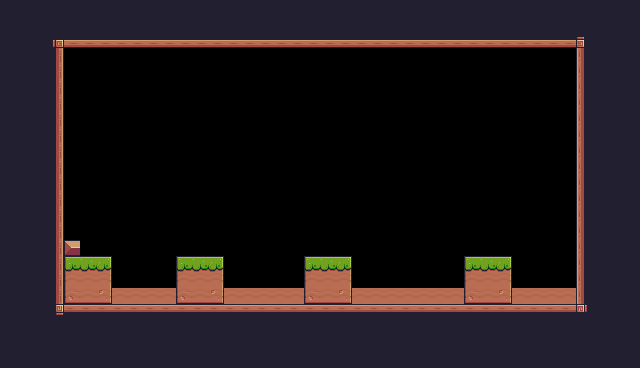

Rendered tile map (Tiled .tmx) drawn with the repository's tilesets; below, a short description and the full map source, tile grids included:
An orthogonal 40x23 tile map with 16x16 px tiles, 1 tile layer (Background) and 1 object (Player).

<map version="1.10" tiledversion="1.10.2" orientation="orthogonal" renderorder="right-down" width="40" height="23" tilewidth="16" tileheight="16" infinite="0" nextlayerid="3" nextobjectid="4">
 <tileset firstgid="1" source="Pixel Adventure.tsx" />
 <layer id="1" name="Background" width="40" height="23">
  <data encoding="csv">
112,112,112,112,112,112,112,112,112,112,112,112,112,112,112,112,112,112,112,112,112,112,112,112,112,112,112,112,112,24,24,24,24,112,112,24,24,112,24,112,
112,112,112,112,112,112,112,112,112,112,112,112,112,112,112,112,112,112,112,112,112,112,112,112,112,112,112,24,24,112,112,112,112,112,112,24,24,24,24,112,
112,112,112,92,134,134,134,134,134,134,134,134,134,134,134,134,134,134,134,134,134,134,134,134,134,134,134,134,134,134,134,134,134,134,134,134,93,24,24,24,
112,112,24,113,137,137,137,137,137,137,137,137,137,137,137,137,137,137,137,137,137,137,137,137,137,137,137,137,137,137,137,137,137,137,137,137,111,24,24,24,
112,112,24,113,137,137,137,137,137,137,137,137,137,137,137,137,137,137,137,137,137,137,137,72,137,137,137,137,137,137,137,137,137,137,137,137,111,24,24,112,
112,112,24,113,137,137,137,137,137,137,137,137,137,137,137,137,137,137,137,137,137,137,137,137,137,137,137,137,137,137,137,137,137,137,137,137,111,24,24,24,
112,112,24,113,137,137,137,137,137,137,137,137,137,137,137,137,137,137,137,137,137,137,137,137,137,137,137,137,137,137,137,137,137,137,137,137,111,24,24,24,
112,112,24,113,137,137,137,137,137,137,137,137,137,137,137,137,137,137,137,137,137,137,137,137,137,137,137,137,137,137,137,137,137,137,137,137,111,24,24,24,
112,112,24,113,137,137,137,137,137,137,137,137,137,137,137,137,137,137,137,137,137,137,137,137,137,137,137,137,137,137,137,137,137,137,137,137,111,24,24,24,
112,112,24,113,137,137,137,137,137,137,137,137,137,137,137,137,137,137,137,137,137,137,137,137,137,137,137,137,137,137,137,137,137,137,137,137,111,24,24,24,
112,112,24,113,137,137,137,137,137,137,137,137,137,137,137,137,137,137,137,137,137,137,137,137,137,137,137,137,137,137,137,137,137,137,137,137,111,24,112,24,
112,112,24,113,137,137,137,137,137,137,137,137,137,137,137,137,137,137,137,137,137,137,137,137,137,137,137,137,137,137,137,137,137,137,137,137,111,24,24,24,
112,112,24,113,137,137,137,137,137,137,137,137,137,137,137,137,137,137,137,137,137,137,137,137,137,137,137,137,137,137,137,137,137,137,137,137,111,24,24,24,
112,112,24,113,137,137,137,137,137,137,137,137,137,137,137,137,137,137,137,137,137,137,137,137,137,137,137,137,137,137,137,137,137,137,137,137,111,24,24,24,
112,112,24,113,137,137,137,137,137,137,137,137,137,137,137,137,137,137,137,137,137,137,137,137,137,137,137,137,137,137,137,137,137,137,137,137,111,24,112,24,
112,112,112,113,13,137,137,137,137,137,137,137,137,137,137,137,137,137,137,137,137,137,137,137,137,137,137,137,137,137,137,137,137,137,137,137,111,24,112,24,
112,112,112,113,7,8,9,71,71,71,137,7,8,9,137,137,137,137,137,7,8,9,137,137,137,137,137,137,137,7,8,9,137,137,137,137,111,24,112,112,
112,112,112,113,29,30,31,71,71,71,137,29,30,31,137,137,137,137,137,29,30,31,137,137,137,137,137,137,137,29,30,31,137,137,137,137,111,24,112,112,
112,112,112,113,51,52,53,30,30,30,30,51,52,53,30,30,30,30,30,51,52,53,30,30,30,30,30,30,30,51,52,53,30,30,30,30,111,24,112,112,
112,112,112,114,90,90,90,90,90,90,90,90,90,90,90,90,90,90,90,90,90,90,90,90,90,90,90,90,90,90,90,90,90,90,90,90,115,24,112,112,
112,24,24,112,112,24,24,24,24,24,112,112,24,24,24,24,24,24,24,24,24,24,24,24,24,24,24,24,112,112,112,112,112,112,112,112,112,112,112,112,
112,112,112,112,112,112,112,112,112,112,112,112,112,112,112,112,112,112,112,112,112,112,112,112,112,112,112,112,112,112,112,112,112,112,112,112,112,112,112,112,
112,112,112,112,112,112,112,112,112,112,112,112,112,112,112,112,112,112,112,112,112,112,112,112,112,112,112,112,112,112,112,112,112,112,112,112,112,112,112,112
</data>
 </layer>
 <objectgroup id="2" name="SpawnPoints">
  <object id="3" name="Player" type="Player" x="80" y="225.333" width="30.6667" height="30.6667" />
 </objectgroup>
</map>
